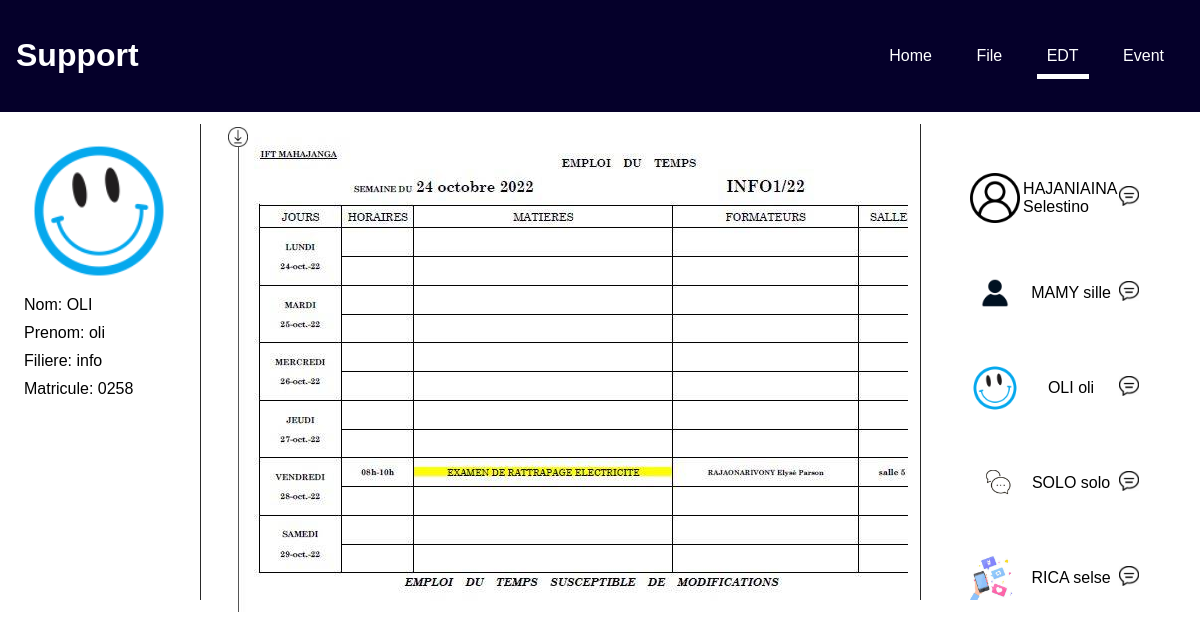
Screenshot of /EDT/index.php?num_mat=0258 with the database file from the repository.
### tables this page shows
CREATE TABLE IF NOT EXISTS `infoetu` (
  `num_mat` varchar(15) NOT NULL,
  `nom` text NOT NULL,
  `prenom` text NOT NULL,
  `filiere` varchar(20) NOT NULL,
  `photo` varchar(200) DEFAULT NULL,
  `pass` varchar(100) NOT NULL,
  PRIMARY KEY (`num_mat`)
);

CREATE TABLE IF NOT EXISTS `edt` (
  `id` int(11) NOT NULL AUTO_INCREMENT,
  `filiere` varchar(20) NOT NULL,
  `img` varchar(100) NOT NULL,
  PRIMARY KEY (`id`)
);

### home/student.php (the view)
<?php
$selection = $connection -> prepare("SELECT * FROM infoetu");
$selection->execute();
$fetch=$selection->fetchAll();
$nbr=$selection->rowCount();
for($i=0;$i<$nbr;$i++){
    ?>
    <div class="inter">
        <img src="../login/picture/<?=$fetch[$i]['photo']?>" id="photo"/>
        <span><?=$fetch[$i]['nom']?> <?=$fetch[$i]['prenom']?></span>
        <span><a href="http://"><img src="../file/folder/icon/msg.jpg" class="msg" title="send a message"></a></span>
    </div>
    <?php
}
?>

### home/profil.php
<?php
$num_mat=$_GET['num_mat'];
$selection = $connection -> prepare("SELECT * FROM infoetu WHERE num_mat=$num_mat");
$selection->execute();
$fetchprofil=$selection->fetch();
$photo=$fetchprofil['photo'];
$myName=$fetchprofil['nom'];
$mySurname=$fetchprofil['prenom'];
$filiere=$fetchprofil['filiere'];
?>
<img src="../login/picture/<?=$photo?>" id="myPhoto"/>
<span>Nom: <?=$myName?></span>
<span>Prenom: <?=$mySurname?></span>
<span>Filiere: <?=$filiere?></span>
<span>Matricule: <?=$num_mat?></span>

### EDT/list.php
<?php
$selection = $connection -> prepare("SELECT * FROM edt");
$selection->execute();
$fetch=$selection->fetchAll();
$nbr=$selection->rowCount();
for($i=0;$i<$nbr;$i++){
    ?>
    <div class="inter">
        <img src="img/<?=$fetch[$i]['img']?>" class="img"/>
        <a href="#" download="img/<?=$fetch[$i]['img']?>"><img src="../file/folder/icon/tel.jpg" class="tel" title="download"></a>
    </div>
    <?php
}
?>

### rows the page displays
infoetu: photo (picture), nom "OLI", prenom "oli", filiere "info"
edt: img (picture)
infoetu: photo (placeholder picture), nom "HAJANIAINA", prenom "Selestino"
infoetu: photo (picture), nom "MAMY", prenom "sille"
infoetu: photo (picture), nom "SOLO", prenom "solo"
infoetu: photo (picture), nom "RICA", prenom "selse"

### other values shown
$num_mat "0258"
